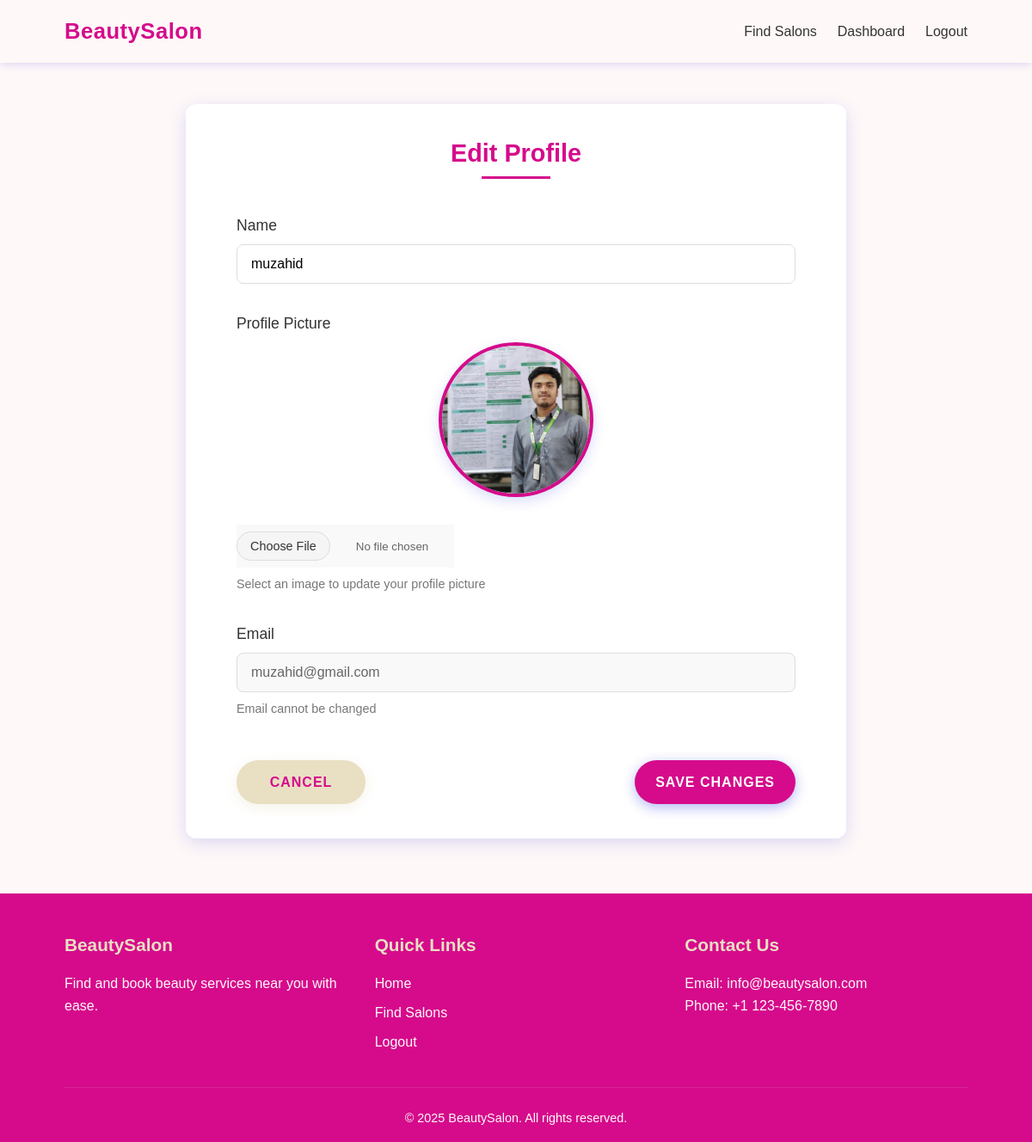
The app's page /customer/profile (signed in) with its own data.
### app.py (models this page shows)
class User(db.Model, UserMixin):
    id = db.Column(db.Integer, primary_key=True)
    email = db.Column(db.String(100), unique=True, nullable=False)
    password = db.Column(db.String(200), nullable=False)
    name = db.Column(db.String(100), nullable=False)
    role = db.Column(db.String(20), nullable=False)  # 'customer' or 'salon_owner'
    profile_picture = db.Column(db.String(200), default='default_profile.jpg')
    date_created = db.Column(db.DateTime, default=datetime.utcnow)

### app.py (the view, shortened to what this page needs)
@app.route('/customer/profile', methods=['GET', 'POST'])
@login_required
def customer_profile():
    if current_user.role != 'customer':
        flash('Access denied.')
        return redirect(url_for('index'))
    return render_template('customer_profile.html')

### app.py (called while the page is built)
@login_manager.user_loader
def load_user(user_id):
    return User.query.get(int(user_id))

### templates/customer_profile.html (shortened to what this page needs)
{% extends 'base.html' %}
{% block extra_css %}
<link rel="stylesheet" href="{{ url_for('static', filename='css/customer.css') }}">
{% endblock %}
{% block content %}
<div class="profile-container">
    <div class="profile-card">
        <h2>Edit Profile</h2>
        <form action="{{ url_for('customer_profile') }}" method="POST" enctype="multipart/form-data">
            <div class="form-group">
                <label for="name">Name</label>
                <input type="text" id="name" name="name" value="{{ current_user.name }}" required>
            </div>
            <div class="form-group">
                <label for="profile_picture">Profile Picture</label>
                <div class="profile-picture-preview">
                    {% if current_user.profile_picture and current_user.profile_picture != 'default_profile.jpg' %}
                        <img src="{{ url_for('static', filename=current_user.profile_picture) }}" alt="{{ current_user.name }}">
                    {% else %}
                        <div class="profile-placeholder">
                            <i class="fas fa-user"></i>
                        </div>
                    {% endif %}
                </div>
                <input type="file" id="profile_picture" name="profile_picture" accept="image/*">
                <p class="input-hint">Select an image to update your profile picture</p>
            </div>
            <div class="form-group">
                <label>Email</label>
                <input type="email" value="{{ current_user.email }}" readonly disabled>
                <p class="input-hint">Email cannot be changed</p>
            </div>
            <div class="form-actions">
                <a href="{{ url_for('customer_dashboard') }}" class="btn btn-secondary">Cancel</a>
                <button type="submit" class="btn btn-primary">Save Changes</button>
            </div>
        </form>
    </div>
</div>
{% endblock %}

### static/css/style.css (style rules this page uses)
:root { --primary: #D50B8B; --primary-light: #DC8BE0; --accent: #FBF3C1; --light: #FFF8F8; --dark: #333333; --grey: #f5f5f5; --shadow: rgba(1, 24, 216, 0.15); --transition: all 0.3s ease-in-out; }
* { margin: 0; padding: 0; box-sizing: border-box; }
body { font-family: 'Poppins', sans-serif; line-height: 1.6; color: var(--dark); background-color: var(--light); }
a { text-decoration: none; color: var(--primary); transition: var(--transition); }
img { max-width: 100%; height: auto; }
h1, h2, h3, h4, h5, h6 { margin-bottom: 0.8rem; font-weight: 600; line-height: 1.2; }
.btn { display: inline-block; padding: 0.8rem 1.5rem; border-radius: 50px; font-weight: 500; text-align: center; cursor: pointer; border: none; transition: var(--transition); box-shadow: 0 4px 8px var(--shadow); text-transform: uppercase; letter-spacing: 0.5px; font-size: 0.9rem; }
.btn-primary { background-color: var(--primary); color: var(--light); }
.btn-secondary { background-color: var(--accent); color: var(--primary); }
.form-group { flex: 1; min-width: 200px; }

### records on screen
User: name "muzahid", profile_picture (picture), email "muzahid@gmail.com"
